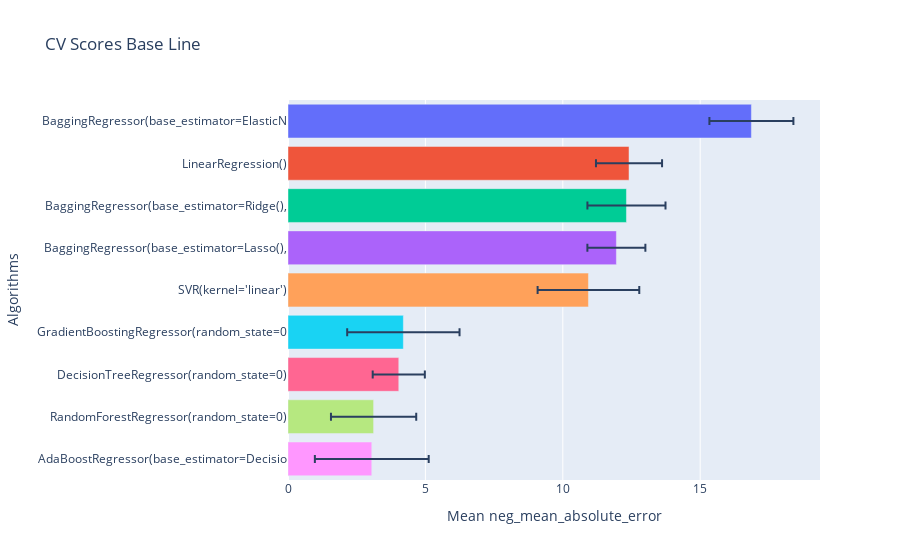

Write notebook code for a chart like this one.
### Code cell
gp.crossval_models(x_train,y_train,10,lista_estimadores,"neg_mean_absolute_error")

### Figure 1 — Plotly figure (JSON) as saved in the notebook; plotly's stock layout.template omitted (floating-point values rounded to 4 significant figures)
{"data": [{"alignmentgroup": "True", "error_x": {"array": [1.528]}, "hovertemplate": "Algorithms=%{y}<br>Mean neg_mean_absolute_error=%{x}<extra></extra>", "legendgroup": "BaggingRegressor(base_estimator=ElasticN", "marker": {"color": "#636efa", "pattern": {"shape": ""}}, "name": "BaggingRegressor(base_estimator=ElasticN", "offsetgroup": "BaggingRegressor(base_estimator=ElasticN", "orientation": "h", "showlegend": true, "textposition": "auto", "type": "bar", "x": [16.86], "xaxis": "x", "y": ["BaggingRegressor(base_estimator=ElasticN"], "yaxis": "y"}, {"alignmentgroup": "True", "error_x": {"array": [1.203]}, "hovertemplate": "Algorithms=%{y}<br>Mean neg_mean_absolute_error=%{x}<extra></extra>", "legendgroup": "LinearRegression()", "marker": {"color": "#EF553B", "pattern": {"shape": ""}}, "name": "LinearRegression()", "offsetgroup": "LinearRegression()", "orientation": "h", "showlegend": true, "textposition": "auto", "type": "bar", "x": [12.41], "xaxis": "x", "y": ["LinearRegression()"], "yaxis": "y"}, {"alignmentgroup": "True", "error_x": {"array": [1.421]}, "hovertemplate": "Algorithms=%{y}<br>Mean neg_mean_absolute_error=%{x}<extra></extra>", "legendgroup": "BaggingRegressor(base_estimator=Ridge(),", "marker": {"color": "#00cc96", "pattern": {"shape": ""}}, "name": "BaggingRegressor(base_estimator=Ridge(),", "offsetgroup": "BaggingRegressor(base_estimator=Ridge(),", "orientation": "h", "showlegend": true, "textposition": "auto", "type": "bar", "x": [12.32], "xaxis": "x", "y": ["BaggingRegressor(base_estimator=Ridge(),"], "yaxis": "y"}, {"alignmentgroup": "True", "error_x": {"array": [1.055]}, "hovertemplate": "Algorithms=%{y}<br>Mean neg_mean_absolute_error=%{x}<extra></extra>", "legendgroup": "BaggingRegressor(base_estimator=Lasso(),", "marker": {"color": "#ab63fa", "pattern": {"shape": ""}}, "name": "BaggingRegressor(base_estimator=Lasso(),", "offsetgroup": "BaggingRegressor(base_estimator=Lasso(),", "orientation": "h", "showlegend": true, "textposition": "auto", "type": "bar", "x": [11.95], "xaxis": "x", "y": ["BaggingRegressor(base_estimator=Lasso(),"], "yaxis": "y"}, {"alignmentgroup": "True", "error_x": {"array": [1.849]}, "hovertemplate": "Algorithms=%{y}<br>Mean neg_mean_absolute_error=%{x}<extra></extra>", "legendgroup": "SVR(kernel='linear')", "marker": {"color": "#FFA15A", "pattern": {"shape": ""}}, "name": "SVR(kernel='linear')", "offsetgroup": "SVR(kernel='linear')", "orientation": "h", "showlegend": true, "textposition": "auto", "type": "bar", "x": [10.93], "xaxis": "x", "y": ["SVR(kernel='linear')"], "yaxis": "y"}, {"alignmentgroup": "True", "error_x": {"array": [2.044]}, "hovertemplate": "Algorithms=%{y}<br>Mean neg_mean_absolute_error=%{x}<extra></extra>", "legendgroup": "GradientBoostingRegressor(random_state=0", "marker": {"color": "#19d3f3", "pattern": {"shape": ""}}, "name": "GradientBoostingRegressor(random_state=0", "offsetgroup": "GradientBoostingRegressor(random_state=0", "orientation": "h", "showlegend": true, "textposition": "auto", "type": "bar", "x": [4.198], "xaxis": "x", "y": ["GradientBoostingRegressor(random_state=0"], "yaxis": "y"}, {"alignmentgroup": "True", "error_x": {"array": [0.9489]}, "hovertemplate": "Algorithms=%{y}<br>Mean neg_mean_absolute_error=%{x}<extra></extra>", "legendgroup": "DecisionTreeRegressor(random_state=0)", "marker": {"color": "#FF6692", "pattern": {"shape": ""}}, "name": "DecisionTreeRegressor(random_state=0)", "offsetgroup": "DecisionTreeRegressor(random_state=0)", "orientation": "h", "showlegend": true, "textposition": "auto", "type": "bar", "x": [4.031], "xaxis": "x", "y": ["DecisionTreeRegressor(random_state=0)"], "yaxis": "y"}, {"alignmentgroup": "True", "error_x": {"array": [1.552]}, "hovertemplate": "Algorithms=%{y}<br>Mean neg_mean_absolute_error=%{x}<extra></extra>", "legendgroup": "RandomForestRegressor(random_state=0)", "marker": {"color": "#B6E880", "pattern": {"shape": ""}}, "name": "RandomForestRegressor(random_state=0)", "offsetgroup": "RandomForestRegressor(random_state=0)", "orientation": "h", "showlegend": true, "textposition": "auto", "type": "bar", "x": [3.115], "xaxis": "x", "y": ["RandomForestRegressor(random_state=0)"], "yaxis": "y"}, {"alignmentgroup": "True", "error_x": {"array": [2.071]}, "hovertemplate": "Algorithms=%{y}<br>Mean neg_mean_absolute_error=%{x}<extra></extra>", "legendgroup": "AdaBoostRegressor(base_estimator=Decisio", "marker": {"color": "#FF97FF", "pattern": {"shape": ""}}, "name": "AdaBoostRegressor(base_estimator=Decisio", "offsetgroup": "AdaBoostRegressor(base_estimator=Decisio", "orientation": "h", "showlegend": true, "textposition": "auto", "type": "bar", "x": [3.049], "xaxis": "x", "y": ["AdaBoostRegressor(base_estimator=Decisio"], "yaxis": "y"}], "layout": {"barmode": "relative", "legend": {"title": {"text": "Algorithms"}, "tracegroupgap": 0}, "showlegend": false, "title": {"text": "CV Scores Base Line"}, "xaxis": {"anchor": "y", "domain": [0, 1], "title": {"text": "Mean neg_mean_absolute_error"}}, "yaxis": {"anchor": "x", "categoryarray": ["AdaBoostRegressor(base_estimator=Decisio", "RandomForestRegressor(random_state=0)", "DecisionTreeRegressor(random_state=0)", "GradientBoostingRegressor(random_state=0", "SVR(kernel='linear')", "BaggingRegressor(base_estimator=Lasso(),", "BaggingRegressor(base_estimator=Ridge(),", "LinearRegression()", "BaggingRegressor(base_estimator=ElasticN"], "categoryorder": "array", "domain": [0, 1], "title": {"text": "Algorithms"}}}}
